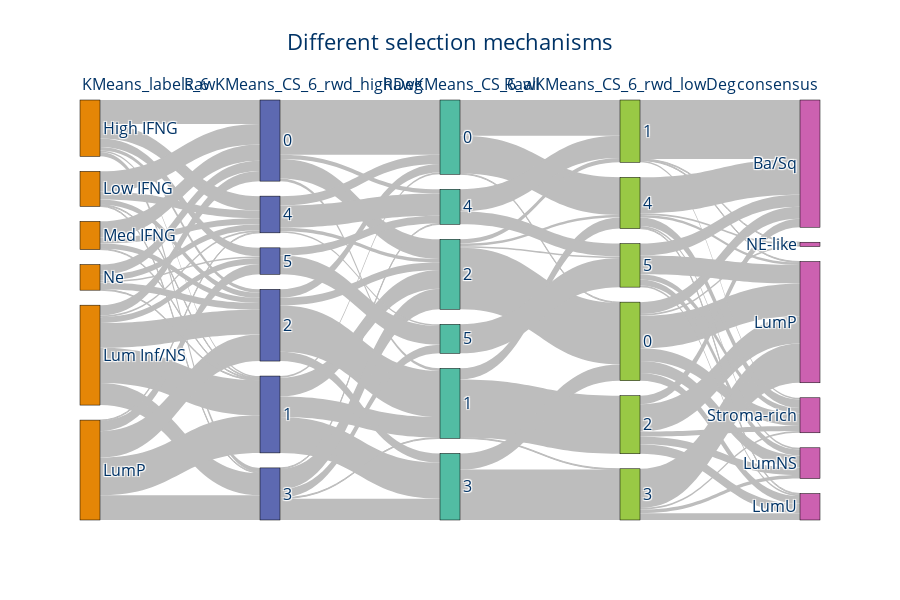

Write notebook code for a chart like this one.
### Markdown cell above
## Cluster comparison across all three

### Code cell
comb_df = pd.concat([vu_output, allComs_cs, highDeg_cs.drop(columns=["PC_1", "PC_2"]), lowDeg_cs.drop(columns=["PC_1", "PC_2"])], axis=1).dropna()
K = 6
model = "RawKMeans"  # Avg, Birch, GaussianMixture
reorder_cols = [
    # "TCGA408_classifier",
    "KMeans_labels_6",
    f"{model}_CS_{K}_rwd_highDeg",
    f"{model}_CS_{K}_all",
    f"{model}_CS_{K}_rwd_lowDeg",
    "consensus",
]

meta, sky_fig = sky.main(df=comb_df, reorder_cols=reorder_cols, title="Different selection mechanisms", retMeta=True)
sky_fig.show()

### Figure 1 — Plotly figure (JSON) as saved in the notebook; plotly's stock layout.template omitted (floating-point values rounded to 4 significant figures)
{"data": [{"arrangement": "perpendicular", "link": {"color": "#bdbdbd", "source": [0, 0, 0, 0, 0, 0, 1, 1, 1, 1, 1, 2, 2, 2, 2, 2, 2, 3, 3, 3, 3, 3, 4, 4, 4, 4, 5, 5, 5, 5, 5, 6, 6, 6, 6, 7, 7, 7, 7, 8, 8, 8, 8, 9, 9, 9, 9, 9, 10, 10, 10, 10, 11, 11, 12, 12, 12, 13, 13, 13, 14, 14, 14, 14, 15, 15, 16, 16, 17, 18, 18, 18, 18, 18, 18, 19, 19, 19, 19, 20, 20, 20, 20, 20, 21, 21, 21, 21, 22, 22, 22, 22, 22, 22, 23, 23, 23, 23, 23], "target": [6, 7, 8, 9, 10, 11, 6, 7, 8, 9, 10, 6, 7, 8, 9, 10, 11, 7, 8, 9, 10, 11, 6, 7, 8, 10, 6, 7, 8, 10, 11, 12, 13, 14, 16, 12, 13, 14, 15, 12, 13, 14, 15, 13, 14, 15, 16, 17, 12, 14, 16, 17, 16, 17, 18, 19, 22, 20, 21, 22, 18, 19, 22, 23, 18, 21, 19, 23, 23, 24, 25, 26, 27, 28, 29, 24, 26, 28, 29, 24, 25, 26, 27, 29, 25, 26, 27, 29, 24, 25, 26, 27, 28, 29, 24, 25, 26, 27, 29], "value": [28, 2, 4, 5, 17, 10, 24, 1, 6, 1, 9, 12, 41, 29, 26, 2, 7, 44, 31, 29, 1, 12, 19, 1, 6, 7, 12, 1, 8, 7, 2, 64, 3, 23, 5, 2, 24, 22, 42, 10, 54, 9, 11, 1, 24, 25, 1, 10, 11, 4, 26, 2, 9, 22, 1, 42, 44, 68, 1, 13, 72, 5, 3, 2, 19, 59, 26, 15, 34, 14, 14, 38, 9, 2, 15, 69, 1, 1, 2, 10, 9, 32, 11, 6, 4, 46, 8, 2, 42, 2, 3, 1, 2, 10, 14, 7, 22, 2, 6]}, "node": {"color": ["rgb(229, 134, 6)", "rgb(229, 134, 6)", "rgb(229, 134, 6)", "rgb(229, 134, 6)", "rgb(229, 134, 6)", "rgb(229, 134, 6)", "rgb(93, 105, 177)", "rgb(93, 105, 177)", "rgb(93, 105, 177)", "rgb(93, 105, 177)", "rgb(93, 105, 177)", "rgb(93, 105, 177)", "rgb(82, 188, 163)", "rgb(82, 188, 163)", "rgb(82, 188, 163)", "rgb(82, 188, 163)", "rgb(82, 188, 163)", "rgb(82, 188, 163)", "rgb(153, 201, 69)", "rgb(153, 201, 69)", "rgb(153, 201, 69)", "rgb(153, 201, 69)", "rgb(153, 201, 69)", "rgb(153, 201, 69)", "rgb(204, 97, 176)", "rgb(204, 97, 176)", "rgb(204, 97, 176)", "rgb(204, 97, 176)", "rgb(204, 97, 176)", "rgb(204, 97, 176)"], "label": ["High IFNG", "Low IFNG", "Lum Inf/NS", "LumP", "Med IFNG", "Ne", 0, 1, 2, 3, 4, 5, 0, 1, 2, 3, 4, 5, 0, 1, 2, 3, 4, 5, "Ba/Sq", "LumNS", "LumP", "LumU", "NE-like", "Stroma-rich"], "line": {"color": "black", "width": 0.5}, "pad": 15, "thickness": 20}, "type": "sankey"}], "layout": {"annotations": [{"align": "left", "font": {"color": "#003366", "size": 16}, "showarrow": false, "text": "KMeans_labels_6", "x": 0, "xref": "x", "y": 1.07, "yref": "paper"}, {"align": "left", "font": {"color": "#003366", "size": 16}, "showarrow": false, "text": "RawKMeans_CS_6_rwd_highDeg", "x": 1, "xref": "x", "y": 1.07, "yref": "paper"}, {"align": "left", "font": {"color": "#003366", "size": 16}, "showarrow": false, "text": "RawKMeans_CS_6_all", "x": 2, "xref": "x", "y": 1.07, "yref": "paper"}, {"align": "left", "font": {"color": "#003366", "size": 16}, "showarrow": false, "text": "RawKMeans_CS_6_rwd_lowDeg", "x": 3, "xref": "x", "y": 1.07, "yref": "paper"}, {"align": "left", "font": {"color": "#003366", "size": 16}, "showarrow": false, "text": "consensus", "x": 4, "xref": "x", "y": 1.07, "yref": "paper"}], "font": {"color": "#003366", "size": 16}, "height": 600, "plot_bgcolor": "rgba(0,0,0,0)", "title": {"text": "Different selection mechanisms"}, "xaxis": {"showgrid": false, "visible": false, "zeroline": false}, "yaxis": {"showgrid": false, "visible": false, "zeroline": false}}}
